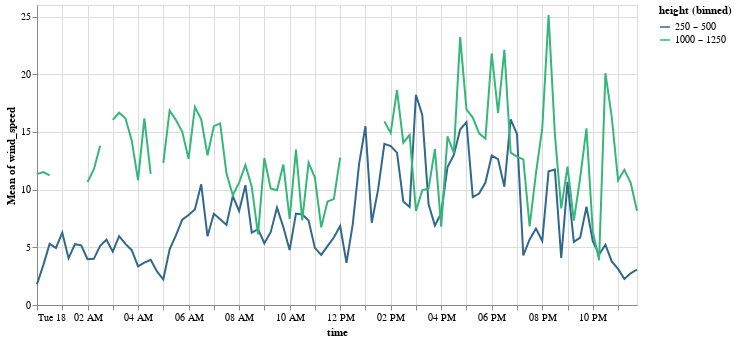

The code cell stored with this chart in its notebook:
### Code cell
alt.Chart(
    pd.concat([
            dl_wprof_df.query("height > 250").query("height < 500").groupby("time").mean().reset_index(),
            dl_wprof_df.query("height > 1000").query("height < 1200").groupby("time").mean().reset_index(),
    ])
).mark_line().encode(
    alt.X('time:T'),
    alt.Y('mean(wind_speed):Q'),
    alt.Color('height:O').bin(step=250).scale(scheme='viridis')
).properties(width=600)

### Figure 1 — Vega-Lite specification as saved in the notebook (floating-point values rounded to 4 significant figures; data arrays with more than 128 entries replaced by an {"elided": "..."} marker saying what was removed)
{"config": {"view": {"continuousWidth": 300, "continuousHeight": 300}}, "data": {"name": "data-958ee75f83db7e393ea35691c5fdc189"}, "mark": {"type": "line"}, "encoding": {"color": {"bin": {"step": 250}, "field": "height", "scale": {"scheme": "viridis"}, "type": "ordinal"}, "x": {"field": "time", "type": "temporal"}, "y": {"aggregate": "mean", "field": "wind_speed", "type": "quantitative"}}, "width": 600, "$schema": "https://vega.github.io/schema/vega-lite/v5.20.1.json", "datasets": {"data-958ee75f83db7e393ea35691c5fdc189": {"elided": "192 records"}}}
